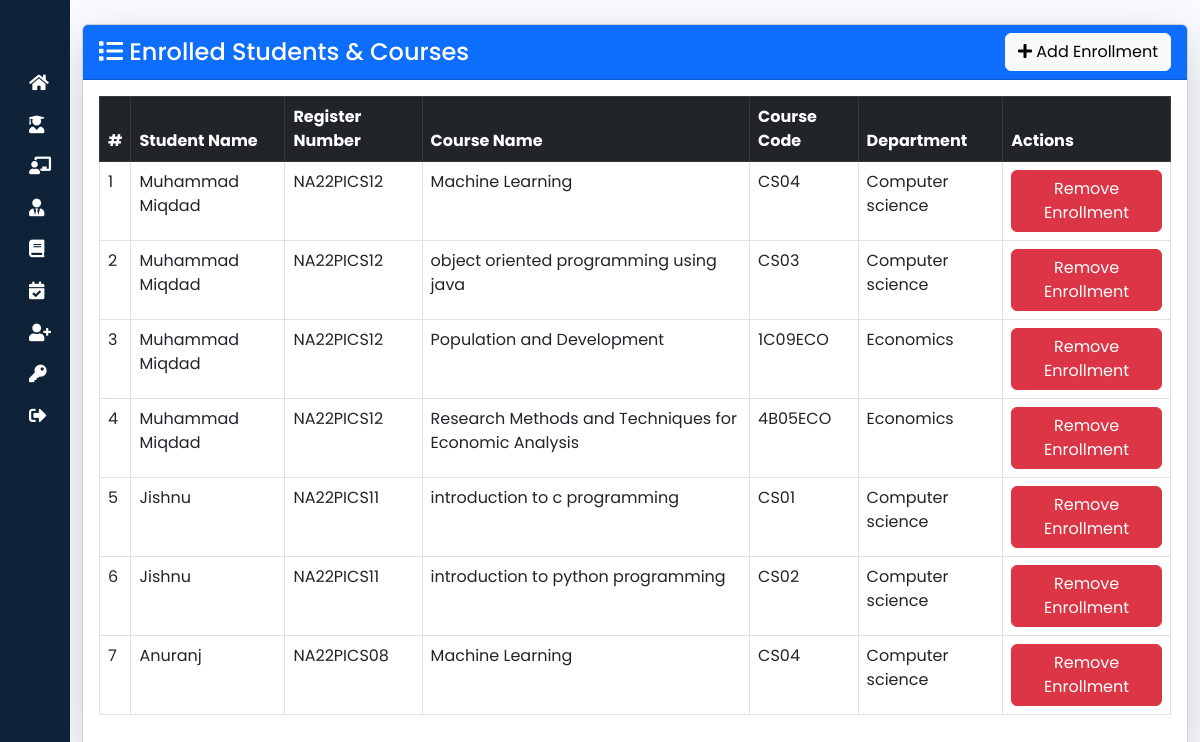
The page /enrolled-students-hod/ (signed in) on the database as committed earlier.
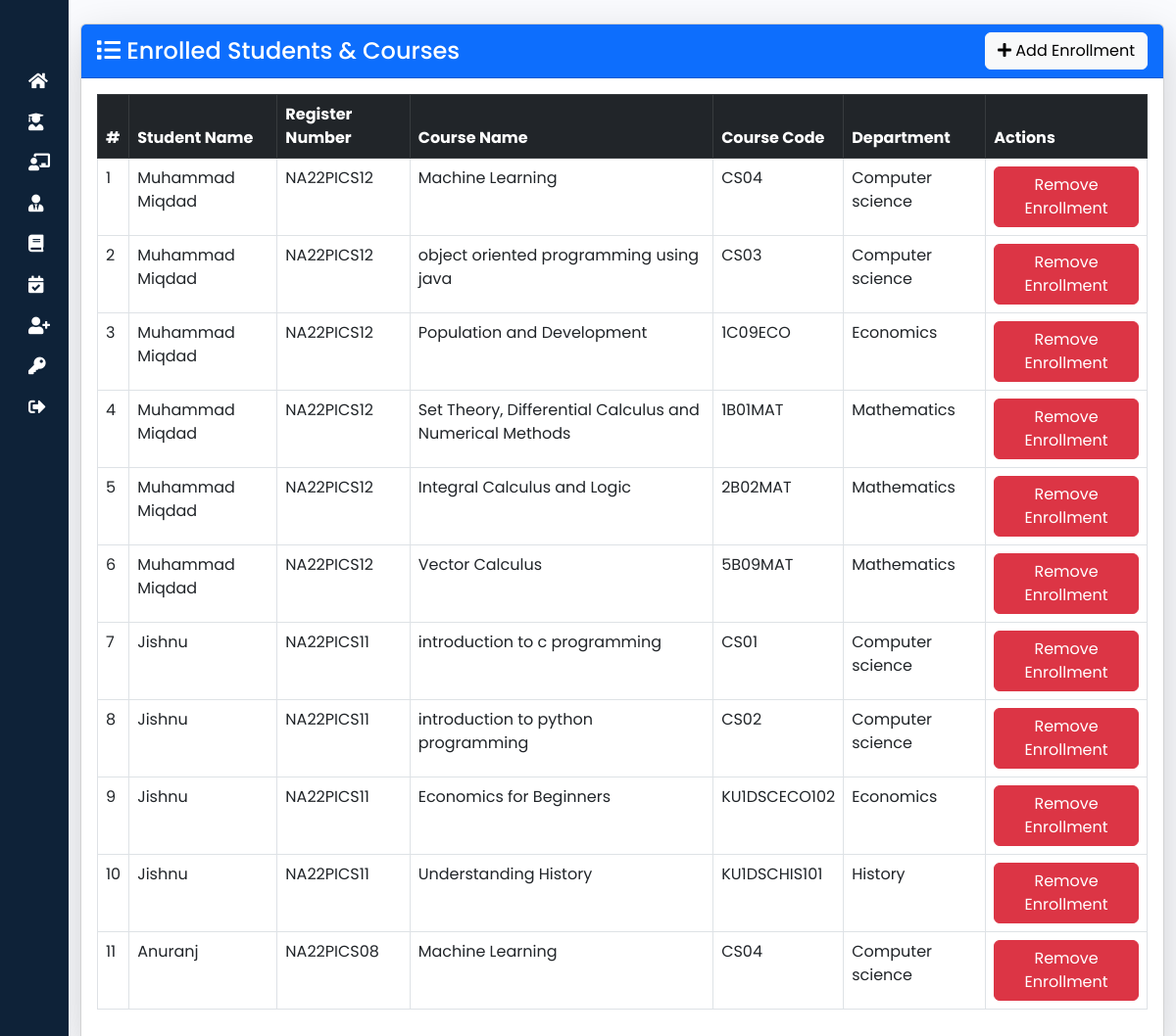
The same page on the database as committed later.
### rapid/models.py (models this page shows, shortened)
class StudentCourse(models.Model):
    id = models.AutoField(primary_key=True)
    student_id = models.ForeignKey(Student, on_delete=models.CASCADE)
    course_id=models.ForeignKey(Course, on_delete=models.CASCADE)
    class Meta:
        db_table = 'student_course'  # Custom table name
        unique_together = ('student_id', 'course_id')  # Prevent duplicate entries for the same student and course
        verbose_name = 'Student Course'
        verbose_name_plural = 'Student Courses'

class Student(models.Model):
    student_id = models.AutoField(primary_key=True)
    student_name = models.CharField(max_length=100)
    student_register_number = models.CharField(max_length=20, unique=True)
    student_admission_number = models.CharField(max_length=20, unique=True)
    program_id = models.ForeignKey(Program, on_delete=models.CASCADE)
    department_id = models.ForeignKey(Department, on_delete=models.CASCADE, null=True, blank=True)

class Course(models.Model):
    SEMESTER_CHOICES = [
        ('1', 'First Semester'),
        ('2', 'Second Semester'),
        ('3', 'Third Semester'),
        ('4', 'Fourth Semester'),
        ('5', 'Fifth Semester'),
        ('6', 'Sixth Semester'),
        ('7', 'Seventh Semester'),
        ('8', 'Eighth Semester'),
    ]
    course_id = models.AutoField(primary_key=True)
    course_code = models.CharField(max_length=20, unique=True)
    course_title = models.CharField(max_length=100)
    credit = models.DecimalField(max_digits=4, decimal_places=2)
    department_id = models.ForeignKey(Department, on_delete=models.CASCADE)
    semester = models.CharField(max_length=1, choices=SEMESTER_CHOICES)

class Department(models.Model):
    department_id=models.AutoField(primary_key=True)
    department_name=models.CharField(max_length=100)

### rapid/views.py (the view)
# urls.py: path('enrolled-students-hod/', views.enrolled_students_list_hod, name='enrolled_students_list_hod'),
@login_required
@hod_required
def enrolled_students_list_hod(request):
    if request.user.teacher.is_hod:  # Ensure only HODs can access
        hod_department_id = request.user.teacher.department_id.department_id  # Get HOD's department ID
        enrolled_students = StudentCourse.objects.select_related('student_id', 'course_id').filter(
            student_id__department_id=hod_department_id  # Use department ID
        )
        return render(request, 'rapid/enrolled_students_hod.html', {'enrolled_students': enrolled_students})
    else:
        messages.error(request, "You do not have permission to access this page.")
        return redirect('hod_dashboard')

### rapid/templates/rapid/enrolled_students_hod.html
{% extends "hod_dashboard_base.html" %}
{% block content %}
<div class="container mt-4">
    <div class="card shadow-lg">
        <div class="card-header bg-primary text-white d-flex justify-content-between align-items-center">
            <h4 class="mb-0"><i class="fas fa-list"></i> Enrolled Students & Courses</h4>
            <a href="{% url 'enroll_students_hod' %}" class="btn btn-light">
                <i class="fas fa-plus"></i> Add Enrollment
            </a>
        </div>
        <div class="card-body">
            {% if enrolled_students %}
                <div class="table-responsive">
                    <table class="table table-bordered table-hover">
                        <thead class="table-dark">
                            <tr>
                                <th>#</th>
                                <th>Student Name</th>
                                <th>Register Number</th>
                                <th>Course Name</th>
                                <th>Course Code</th>
                                <th>Department</th>
                                <th>Actions</th>
                            </tr>
                        </thead>
                        <tbody>
                            {% for enrollment in enrolled_students %}
                            <tr>
                                <td>{{ forloop.counter }}</td>
                                <td>{{ enrollment.student_id.student_name }}</td>
                                <td>{{ enrollment.student_id.student_register_number }}</td>
                                <td>{{ enrollment.course_id.course_title }}</td>
                                <td>{{ enrollment.course_id.course_code }}</td>
                                <td>{{ enrollment.course_id.department_id.department_name }}</td>
                                <td>
                                    <a href="{% url 'remove_enrollment_hod' enrollment.id %}" class="btn btn-danger" onclick="return confirm('Are you sure you want to remove this enrollment?')">
                                        Remove Enrollment
                                    </a>
                                </td>
                            </tr>
                            {% endfor %}
                        </tbody>
                    </table>
                </div>
            {% else %}
                <div class="alert alert-info text-center">
                    <i class="fas fa-info-circle"></i> No students are enrolled in any courses yet.
                </div>
            {% endif %}
        </div>
    </div>
</div>
{% endblock %}

Rows that differ between the two databases and show on the page:
removed StudentCourse: student_id.student_name "Muhammad Miqdad", student_id.student_register_number "NA22PICS12", course_id.course_title "Research Methods and Techniques for Economic Analysis", course_id.course_code "4B05ECO", course_id.department_id.department_name "Economics"
added StudentCourse: student_id.student_name "Muhammad Miqdad", student_id.student_register_number "NA22PICS12", course_id.course_title "Set Theory, Differential Calculus and Numerical Methods", course_id.course_code "1B01MAT", course_id.department_id.department_name "Mathematics"
added StudentCourse: student_id.student_name "Muhammad Miqdad", student_id.student_register_number "NA22PICS12", course_id.course_title "Integral Calculus and Logic", course_id.course_code "2B02MAT", course_id.department_id.department_name "Mathematics"
added StudentCourse: student_id.student_name "Muhammad Miqdad", student_id.student_register_number "NA22PICS12", course_id.course_title "Vector Calculus", course_id.course_code "5B09MAT", course_id.department_id.department_name "Mathematics"
added StudentCourse: student_id.student_name "Jishnu", student_id.student_register_number "NA22PICS11", course_id.course_title "Economics for Beginners", course_id.course_code "KU1DSCECO102", course_id.department_id.department_name "Economics"
added StudentCourse: student_id.student_name "Jishnu", student_id.student_register_number "NA22PICS11", course_id.course_title "Understanding History", course_id.course_code "KU1DSCHIS101", course_id.department_id.department_name "History"
